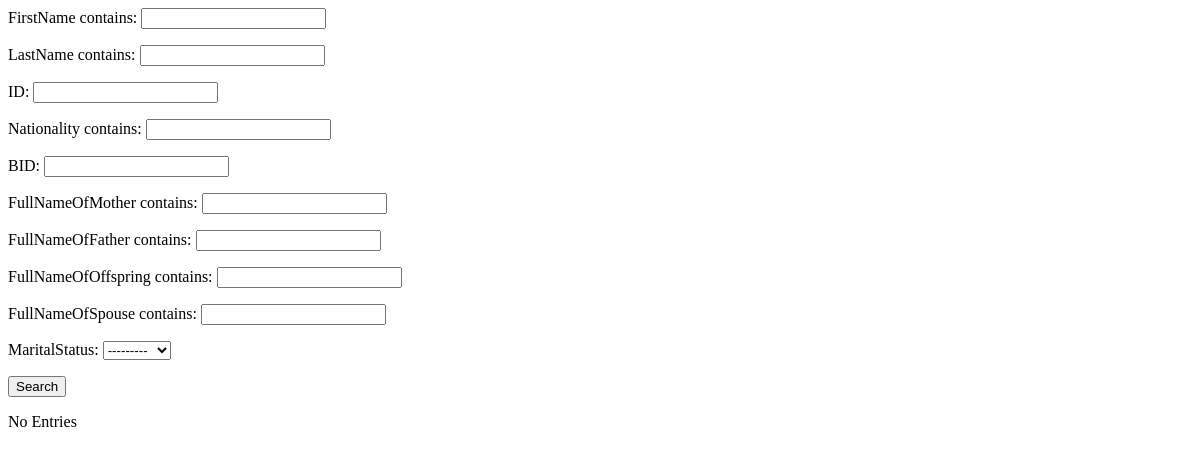
Before: /bo/search/ with the older database file.
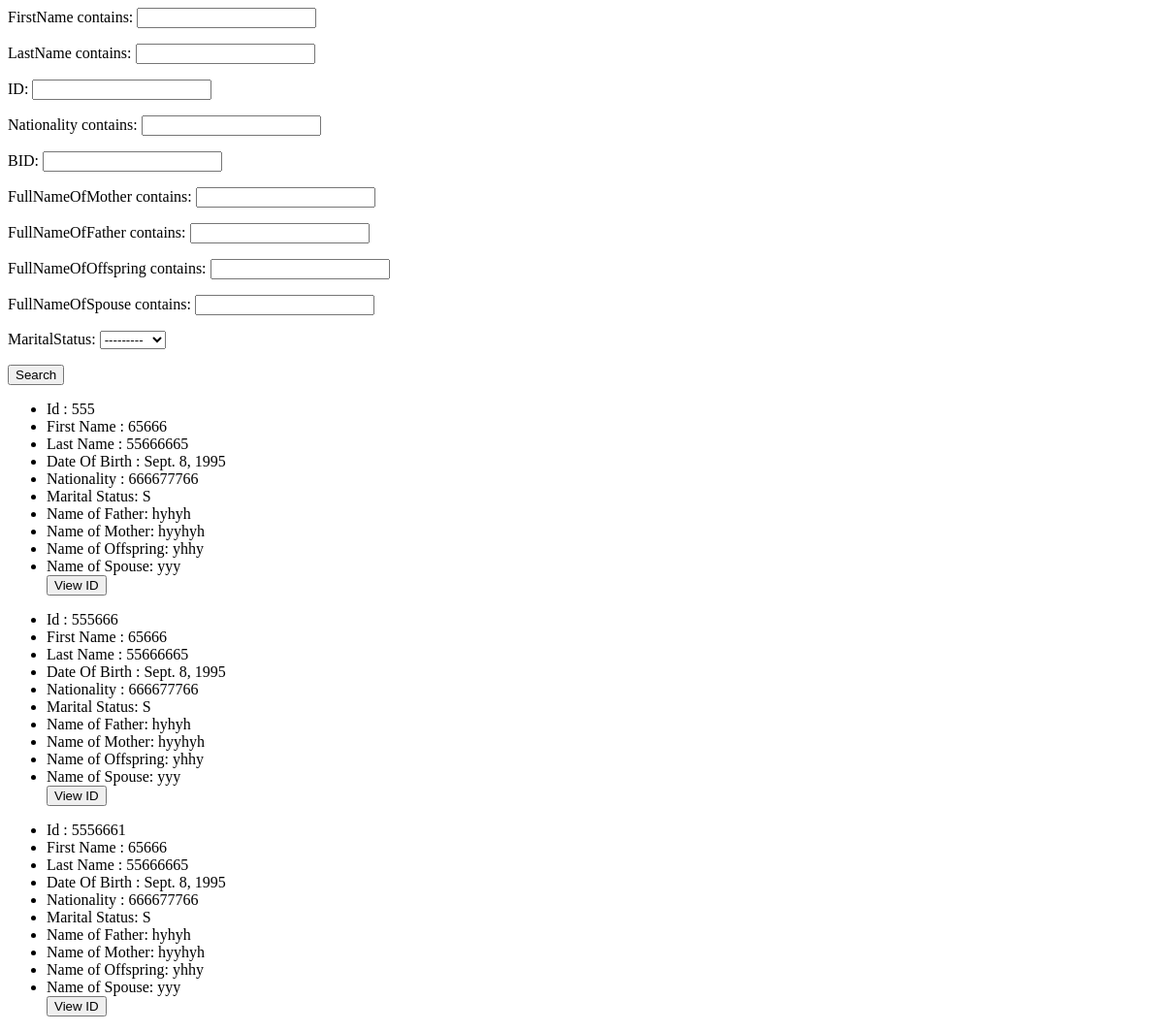
After: the same page with the newer database file.
### bo/models.py (models this page shows, shortened)
class Refugee(models.Model):
	alphanumeric = RegexValidator(r'^[0-9a-zA-Z]*$', 'Only alphanumeric')
	ID = models.CharField(
		max_length=16, validators=[alphanumeric], primary_key=True
	)
	firstName = models.CharField(max_length=50)
	lastName = models.CharField(max_length=50)
	dob = models.DateField()
	genderChoices = (
		('M', 'Male'),
		('F', 'Female')
	)
	gender = models.CharField(max_length=1, default='F', choices=genderChoices)
	nationality = models.CharField(max_length=50)
	bID = models.CharField(max_length=8, default='00000000')
	sID = models.ForeignKey('Shelter', on_delete=models.CASCADE)
	refImage = models.FileField(upload_to="backupImages/")
	maritalStatusChoices = (
		('M', 'Married'),
		('S', 'Single')
	)
	maritalStatus = models.CharField(choices=maritalStatusChoices, default='S', max_length=1)
	fullNameOfSpouse = models.CharField(max_length=100)
	fullNameOfOffspring = models.CharField(max_length=100)
	fullNameOfFather = models.CharField(max_length=100)
	fullNameOfMother = models.CharField(max_length=100)
	Comments = models.CharField(max_length=500)

### bo/views.py (the view)
def search(request):
	refugee_list = Refugee.objects.all()
	refugee_filtered = RefugeeFilter(request.GET, queryset=refugee_list)
	return render(request, 'search.html', {'refugee_filtered': refugee_filtered})

### bo/templates/search.html
<form method="get">
  {{ refugee_filtered.form.as_p }}
  <button type="submit">Search</button>
</form>
  {% if refugee_filtered.qs %}
      {% for refugee in refugee_filtered.qs %}
          <div class="container">
              <ul>
                  <li>Id : {{ refugee.ID }}</li>
                  <li>First Name : {{ refugee.firstName }}</li>
                  <li>Last Name : {{ refugee.lastName }}</li>
                  <li>Date Of Birth : {{ refugee.dob }}</li>
                  <li>Nationality : {{ refugee.nationality }}</li>
                  <li>Marital Status: {{ refugee.maritalStatus }}</li>
                  <li>Name of Father: {{ refugee.fullNameOfFather }}</li>
                  <li>Name of Mother: {{ refugee.fullNameOfMother }}</li>
                  <li>Name of Offspring: {{ refugee.fullNameOfOffspring }}</li>
                  <li>Name of Spouse: {{ refugee.fullNameOfSpouse }}</li>
                  <a href="/bo/refugeeCard/{{refugee.ID}}">
                      <button>View ID</button>
                  </a>
              </ul>
          </div>
      {% endfor %}
  {% else %}
      <div>
          No Entries
      </div>
  {% endif %}

Changed rows visible on the page:
added Refugee: ID "555", firstName "65666", lastName "55666665", dob "Sept. 8, 1995", nationality "666677766", maritalStatus "S", fullNameOfFather "hyhyh", fullNameOfMother "hyyhyh", fullNameOfOffspring "yhhy", fullNameOfSpouse "yyy"
added Refugee: ID "555666", firstName "65666", lastName "55666665", dob "Sept. 8, 1995", nationality "666677766", maritalStatus "S", fullNameOfFather "hyhyh", fullNameOfMother "hyyhyh", fullNameOfOffspring "yhhy", fullNameOfSpouse "yyy"
added Refugee: ID "5556661", firstName "65666", lastName "55666665", dob "Sept. 8, 1995", nationality "666677766", maritalStatus "S", fullNameOfFather "hyhyh", fullNameOfMother "hyyhyh", fullNameOfOffspring "yhhy", fullNameOfSpouse "yyy"
Other visible differences:
text no longer shown: "No Entries"
